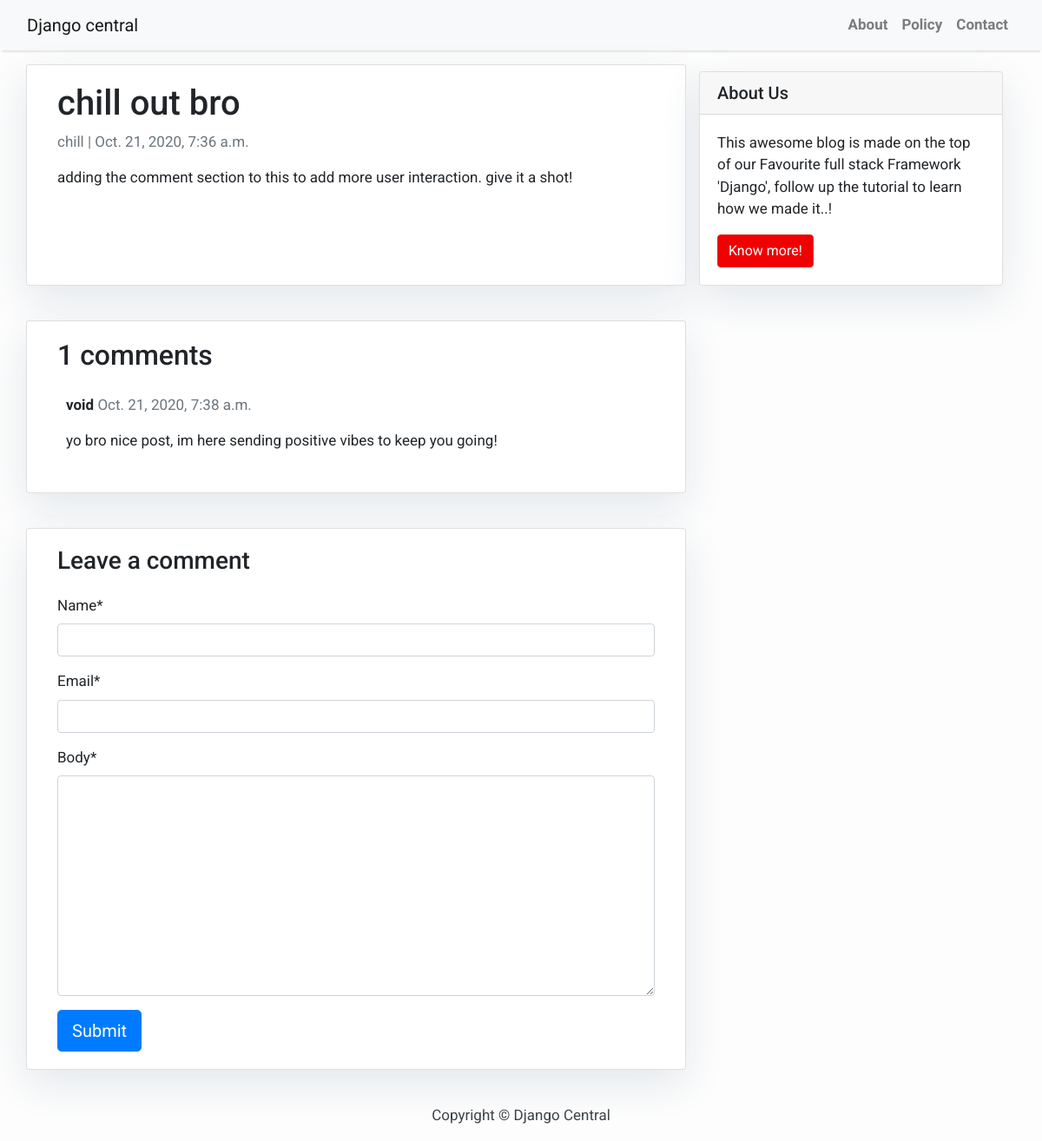
The page /url-part/ on the database its author committed.
### blog/models.py (models this page shows, shortened)
class Post(models.Model):
    title = models.CharField(max_length=200, unique=True)
    slug = models.SlugField(max_length=200, unique=True)
    author = models.ForeignKey(User, on_delete=models.CASCADE, related_name='blog_posts')
    updated_on = models.DateTimeField(auto_now=True)
    content = models.TextField()
    created_on = models.DateTimeField(auto_now_add=True)
    status = models.IntegerField(choices=STATUS, default=0)
    class Meta:
        ordering = ['-created_on']

class Comment(models.Model):
    post = models.ForeignKey(Post, on_delete=models.CASCADE, related_name='comments')
    name = models.CharField(max_length=80)
    email = models.EmailField()
    body = models.TextField()
    created_on = models.DateTimeField(auto_now_add=True)
    active = models.BooleanField(default=False)
    class Meta:
        ordering = ['created_on']

### blog/views.py (the view)
# urls.py: path('<slug:slug>/', views.post_detail, name='post_detail'),
def post_detail(request, slug):
    template_name = "post_detail.html"
    post = get_object_or_404(Post, slug=slug)
    comments = post.comments.filter(active=True).order_by("-created_on")
    new_comment = None
    if request.method == "POST":
        comment_form = CommentForm(data=request.POST)
        if comment_form.is_valid():
            new_comment = comment_form.save(commit=False)
            new_comment.post = post
            new_comment.save()
    else:
        comment_form = CommentForm()
    return render(
        request,
        template_name,
        {
            "post": post,
            "comments": comments,
            "new_comment": new_comment,
            "comment_form": comment_form,
        },
    )

### blog/forms.py
class CommentForm(forms.ModelForm):
    class Meta:
        model = Comment
        fields = ('name', 'email', 'body')

### templates/post_detail.html (shortened to what this page needs)
{% extends 'base.html' %} {% block content %}
{% load crispy_forms_tags %}
<div class="container">
  <div class="row">
    <div class="col-md-8 card mb-4  mt-3 left  top">
      <div class="card-body">
        <h1>{% block title %} {{ post.title }} {% endblock title %}</h1>
        <p class=" text-muted">{{ post.author }} | {{ post.created_on }}</p>
        <p class="card-text ">{{ post.content | safe }}</p>
      </div>
    </div>
    {% block sidebar %} {% include 'sidebar.html' %} {% endblock sidebar %}
    <div class="col-md-8 card mb-4  mt-3 ">
      <div class="card-body">
        {% with comments.count as total_comments %}
        <h2>{{ total_comments }} comments</h2>
          {% endwith %} {% for comment in comments %}
        <div class="comments" style="padding: 10px;">
          <p class="font-weight-bold">
            {{ comment.name }}
            <span class=" text-muted font-weight-normal">
              {{ comment.created_on }}
            </span>
          </p>
          {{ comment.body | linebreaks }}
        </div>
        {% endfor %}
      </div>
    </div>
    <div class="col-md-8 card mb-4  mt-3 ">
      <div class="card-body">
        {% if new_comment %}
        <div class="alert alert-success" role="alert">
          Your comment is awaiting moderation
        </div>
        {% else %}
        <h3>Leave a comment</h3>
        <form method="post" style="margin-top: 1.3em;">
          {{ comment_form | crispy }}
          <button type="submit" class="btn btn-primary  btn-lg">Submit</button>
        </form>
        {% endif %}
      </div>
    </div>
  </div>
</div>
{% endblock content %}

### templates/base.html (style rules this page uses)
body { font-family: "Roboto", sans-serif; font-size: 17px; background-color: #fdfdfd; }

### templates/sidebar.html (style rules this page uses)
.card { box-shadow: 0 16px 48px #E3E7EB; }

### rows shown on the page
Post: title "chill out bro", author "chill", created_on "Oct. 21, 2020, 7:36 a.m.", content "adding the comment section to this to add more user interaction. give it a shot!"
Comment: name "void", created_on "Oct. 21, 2020, 7:38 a.m.", body "yo bro nice post, im here sending positive vibes to keep you going!"

### other values the page prints
{{ total_comments }} "1"
